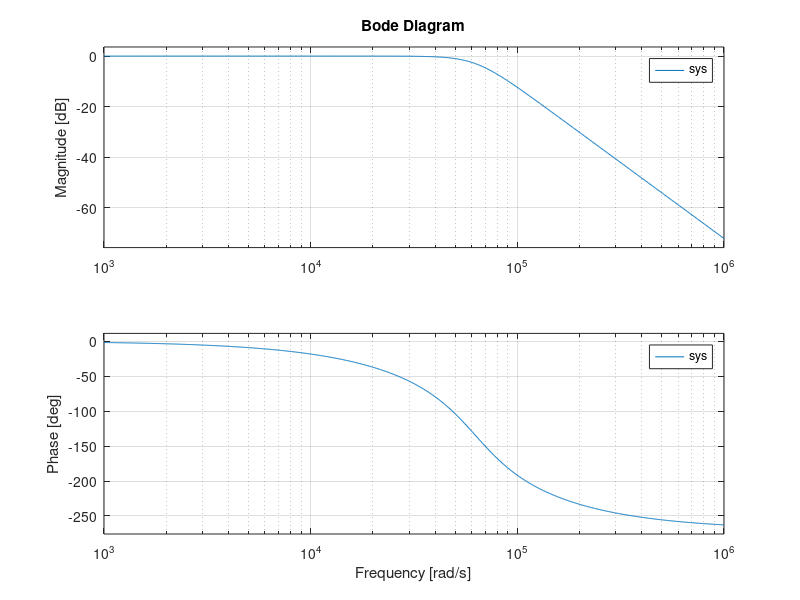
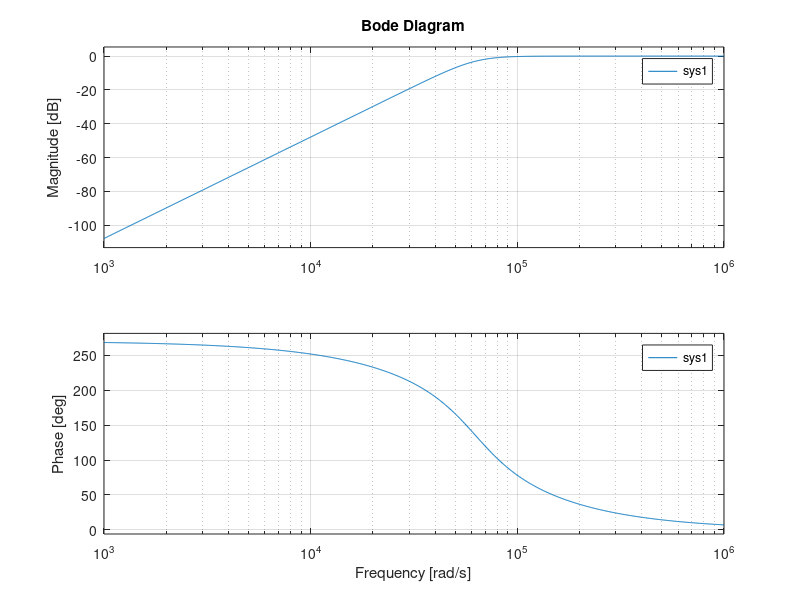
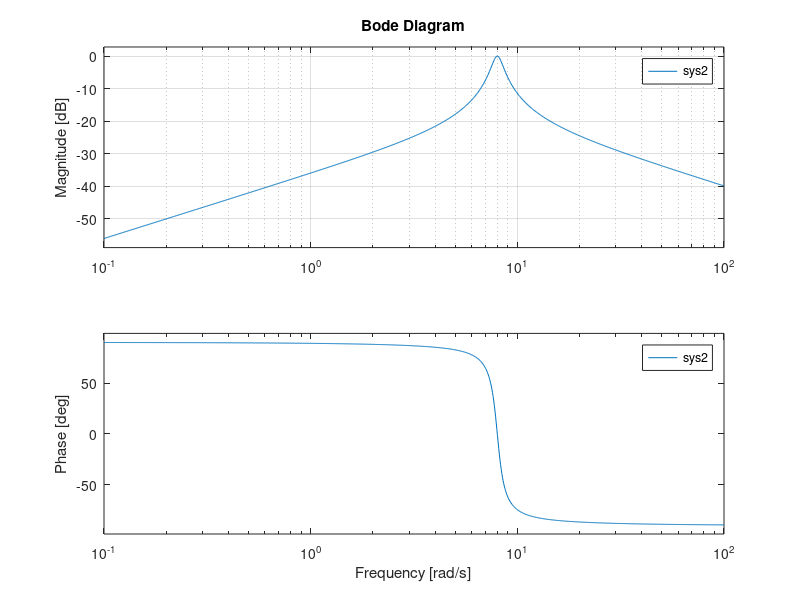
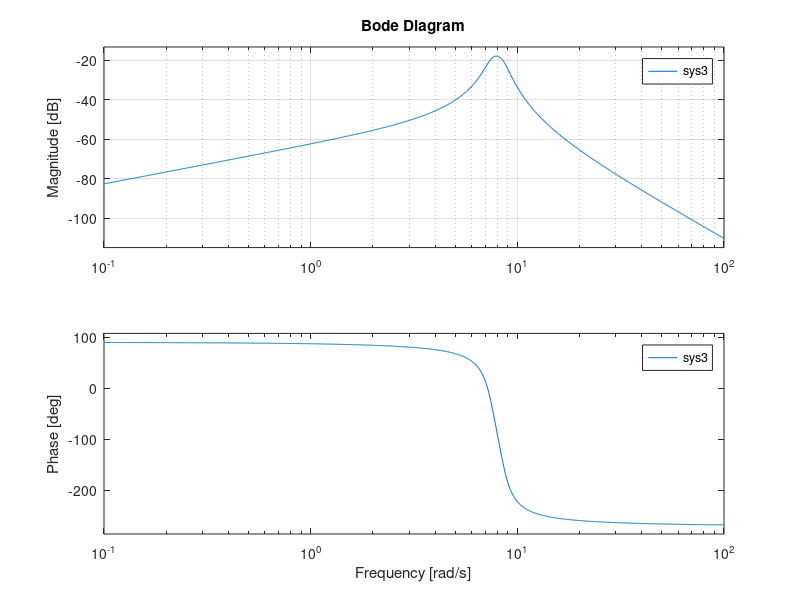

Write MATLAB code to recreate these figures, in order.
clear all
f=10000*2*pi;
num=[0 0 0 1];
den=[1/f^3 2/f^2 2/f 1];
sys = tf(num,den);
figure
bode(sys);
num1=[1 0 0 0];
den1=[1 2*f 2*f^2 1*f^3];
sys1 = tf(num1,den1);
figure
bode(sys1);
%%---------------------------------------------------
f=8;
%Orden 1
b=1;%ancho de banda
num2=[b 0];
den2=[1 b f^2];
sys2 = tf(num2,den2);
figure
bode(sys2);
grid;
%Orden 2
num3=[3*b 0];
den3=[1 3*b (3*b+2*f^2) 3*b*f^2 f^4];
sys3 = tf(num3,den3);
figure
bode(sys3);
grid;
%%---------------------------------------------------
%Chebyshev
f1=10000*2*pi;
%Orden 1
b=1000000;%ancho de banda
num4=[1.97 0 1.97*f1^2];
den4=[1.97 b 1.97*f1^2];
sys4 = tf(num4,den4);
figure
bode(sys4);
grid;
%Orden 2
num5=[0.983 0 1.966*f1^2 0 0.983*f1^4];
den5=[1.10 1.10*b b^2+2.2*f1^2 1.10*b*f1^2 1.10*f1^4];
sys5 = tf(num5,den5);
figure
bode(sys5);
grid;
